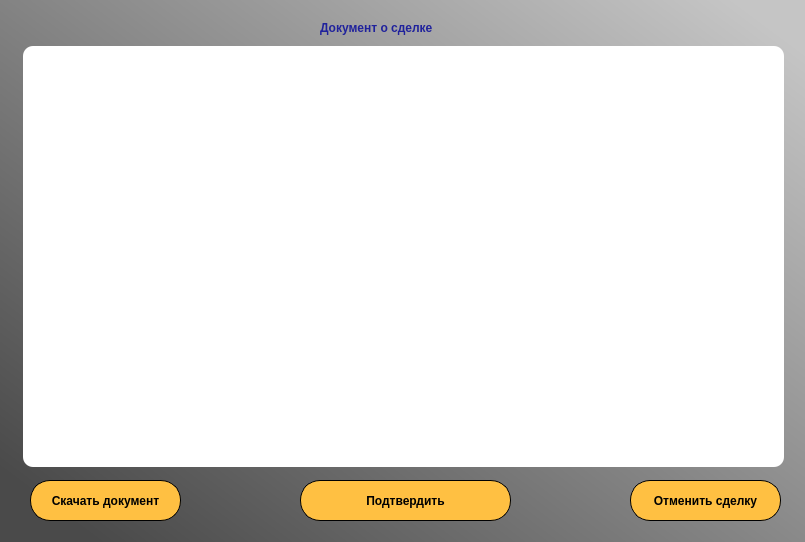
<?xml version="1.0" encoding="UTF-8"?>
<ui version="4.0">
 <class>MainWindow</class>
 <widget class="QMainWindow" name="MainWindow">
  <property name="geometry">
   <rect>
    <x>0</x>
    <y>0</y>
    <width>805</width>
    <height>542</height>
   </rect>
  </property>
  <property name="windowTitle">
   <string>MainWindow</string>
  </property>
  <widget class="QWidget" name="centralwidget">
   <widget class="QLabel" name="label">
    <property name="geometry">
     <rect>
      <x>-6</x>
      <y>-5</y>
      <width>811</width>
      <height>591</height>
     </rect>
    </property>
    <property name="styleSheet">
     <string notr="true">background-color: qlineargradient(spread:reflect, x1:0.0201244, y1:0.96, x2:1, y2:0, stop:0.0746269 rgba(74, 74, 74, 255), stop:0.950249 rgba(197, 197, 197, 255));</string>
    </property>
    <property name="text">
     <string/>
    </property>
   </widget>
   <widget class="QTextEdit" name="textEdit">
    <property name="geometry">
     <rect>
      <x>23</x>
      <y>46</y>
      <width>761</width>
      <height>421</height>
     </rect>
    </property>
    <property name="styleSheet">
     <string notr="true">border-radius: 10px;
background: white;</string>
    </property>
    <property name="readOnly">
     <bool>true</bool>
    </property>
    <property name="textInteractionFlags">
     <set>Qt::NoTextInteraction</set>
    </property>
   </widget>
   <widget class="QLabel" name="label_2">
    <property name="geometry">
     <rect>
      <x>320</x>
      <y>20</y>
      <width>141</width>
      <height>16</height>
     </rect>
    </property>
    <property name="font">
     <font>
      <weight>75</weight>
      <bold>true</bold>
     </font>
    </property>
    <property name="styleSheet">
     <string notr="true">color: rgb(32, 34, 156);</string>
    </property>
    <property name="text">
     <string>Документ о сделке</string>
    </property>
   </widget>
   <widget class="QPushButton" name="pushButton">
    <property name="geometry">
     <rect>
      <x>630</x>
      <y>480</y>
      <width>151</width>
      <height>41</height>
     </rect>
    </property>
    <property name="font">
     <font>
      <weight>75</weight>
      <bold>true</bold>
     </font>
    </property>
    <property name="styleSheet">
     <string notr="true">border-color: rgb(255, 249, 62);
border-radius: 20px;
background-color: rgb(255, 192, 66);
border: 1px solid #000000</string>
    </property>
    <property name="text">
     <string>Отменить сделку</string>
    </property>
   </widget>
   <widget class="QPushButton" name="pushButton_2">
    <property name="geometry">
     <rect>
      <x>300</x>
      <y>480</y>
      <width>211</width>
      <height>41</height>
     </rect>
    </property>
    <property name="font">
     <font>
      <weight>75</weight>
      <bold>true</bold>
     </font>
    </property>
    <property name="styleSheet">
     <string notr="true">border-color: rgb(255, 249, 62);
border-radius: 20px;
background-color: rgb(255, 192, 66);
border: 1px solid #000000</string>
    </property>
    <property name="text">
     <string>Подтвердить</string>
    </property>
   </widget>
   <widget class="QPushButton" name="pushButton_3">
    <property name="geometry">
     <rect>
      <x>30</x>
      <y>480</y>
      <width>151</width>
      <height>41</height>
     </rect>
    </property>
    <property name="font">
     <font>
      <weight>75</weight>
      <bold>true</bold>
     </font>
    </property>
    <property name="styleSheet">
     <string notr="true">border-color: rgb(255, 249, 62);
border-radius: 20px;
background-color: rgb(255, 192, 66);
border: 1px solid #000000</string>
    </property>
    <property name="text">
     <string>Скачать документ</string>
    </property>
   </widget>
  </widget>
 </widget>
 <resources/>
 <connections/>
</ui>
